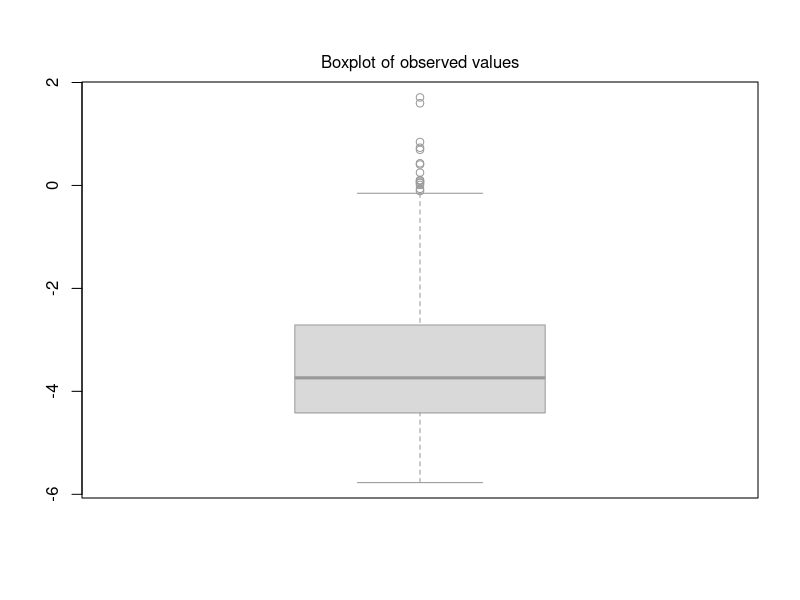
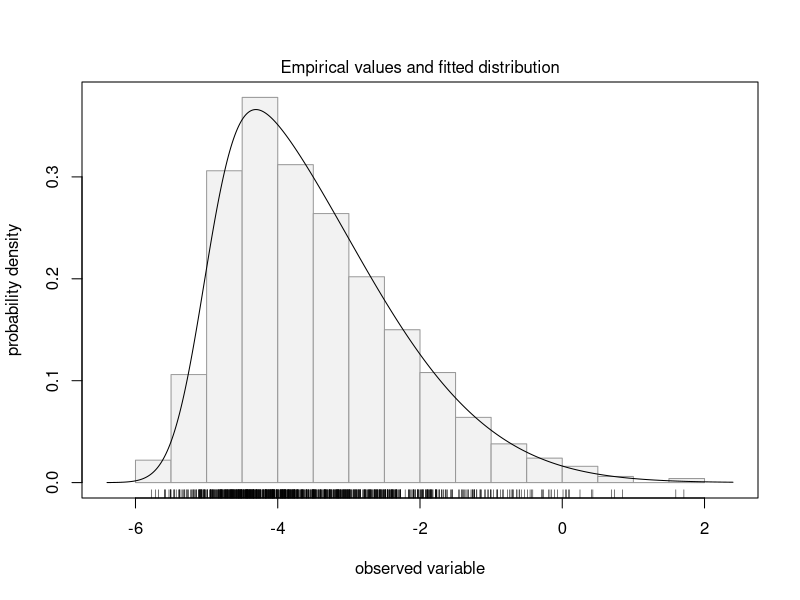
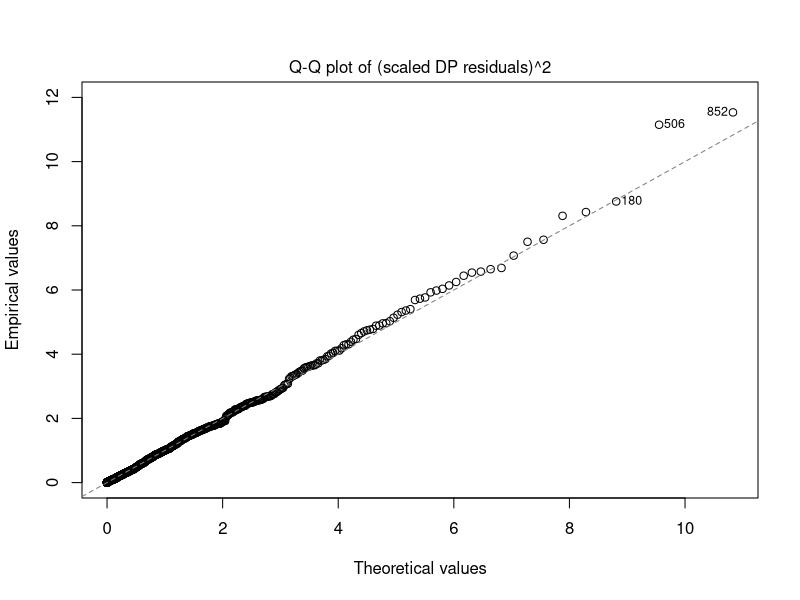
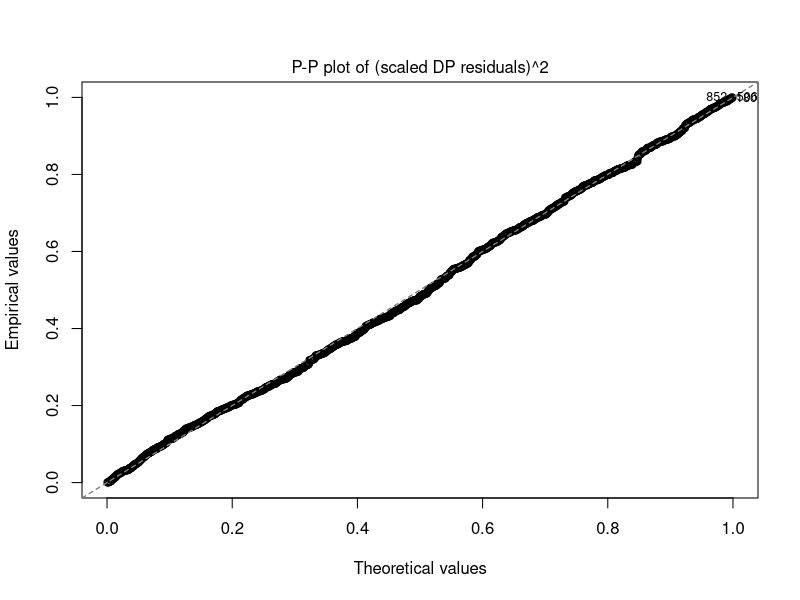

The R script that drew these images, in order: (Note: this script raises an error after producing the figures.)
library(sn)
library(fGarch)

# sn
data <- rsn(1000, xi=-5, omega=2, alpha=5)
# fGarch
data <- rsnorm(1000, mean = 0, sd = 1, xi = 1.5)


set.seed(123)
data <- rsn(1000, xi=-5, omega=2, alpha=5)
# Fit curve
fit <- selm(data ~ 1, family = "SN")
plot(fit)

fit_sn@param$dp

t <- shcs_data_long_transmitterML%>%  select(log10_SpVL) %>% unlist() %>% as.numeric() #filter(partner == 'transmitter') %>%
fit_sn <- selm(t ~ 1, family = "SN")
fit_n <- fitdistrplus::fitdist(t, 'norm')

summary(fit_n)

ggplot(data = data.frame(x = t), aes(x = t)) +
  geom_histogram(aes(y = ..density..), colour = "black", fill = "white", binwidth = 0.25) +
  stat_function(fun = dsnorm, args = c(mean = 4.27463, sd =  0.6886 , xi = 0.5154 ), colour = 'red', linewidth = 1.5) + 
  stat_function(fun = dnorm,  args = c(mean = 4.274059, sd = 0.687981), colour = 'blue', linewidth = 1.5) +
  stat_function(fun = dnorm,  args = c(mean = 4.74, sd = 0.78), colour = 'darkgreen', linewidth = 1.5) +
  scale_x_continuous(limits = c(1,8), breaks = seq(1,8, by =1))+
  my_theme

# relationship between population distribution and distribution of means?
mu <- shcs_data_long_transmitterML %>%  select(log10_SpVL_couplemean) %>% unlist() %>% as.numeric() %>% unique() #filter(partner == 'transmitter') %>%

ggplot(data = data.frame(x = mu), aes(x = mu)) +
  geom_histogram(aes(y = ..density..), colour = "black", fill = "white", binwidth = 0.25) +
  stat_function(fun = dsnorm, args = c(mean = 4.27463, sd =  0.6886 , xi = 0.5154 ), colour = 'red', linewidth = 1.5) + 
  stat_function(fun = dnorm,  args = c(mean = 4.274059, sd = 0.687981), colour = 'blue', linewidth = 1.5) +
  stat_function(fun = dnorm,  args = c(mean = 4.74, sd = 0.78), colour = 'darkgreen', linewidth = 1.5) +
  scale_x_continuous(limits = c(1,8), breaks = seq(1,8, by =1))+
  my_theme

# Can we assume that the distribution of vls follows the parms specified for Zambia?: adjust variance in cov matrix (diag) for couple SpVL
test_cov <- cov(shcs_data_int_list$HET) 
test_cov[4,4] <- 0.6084
